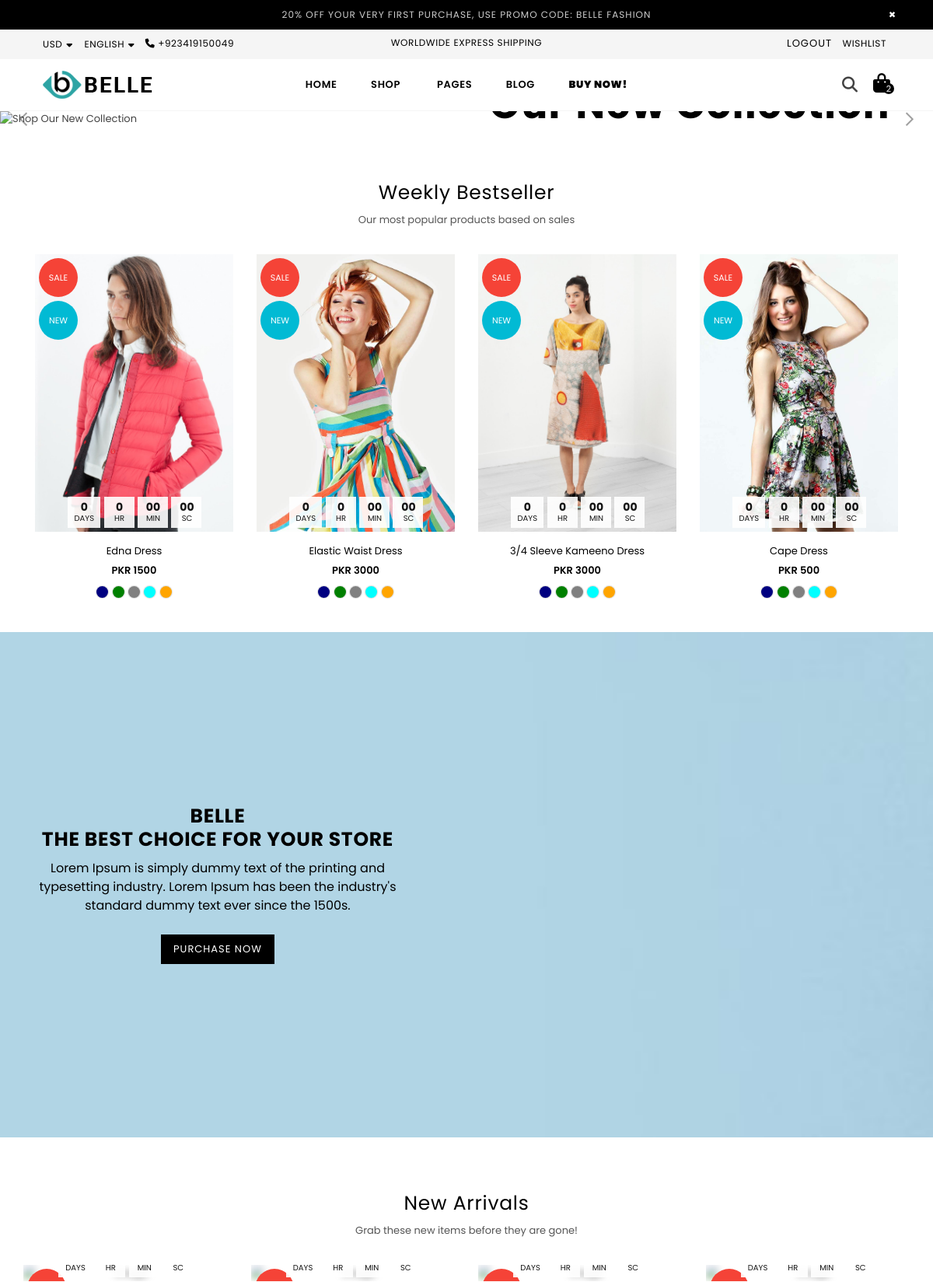
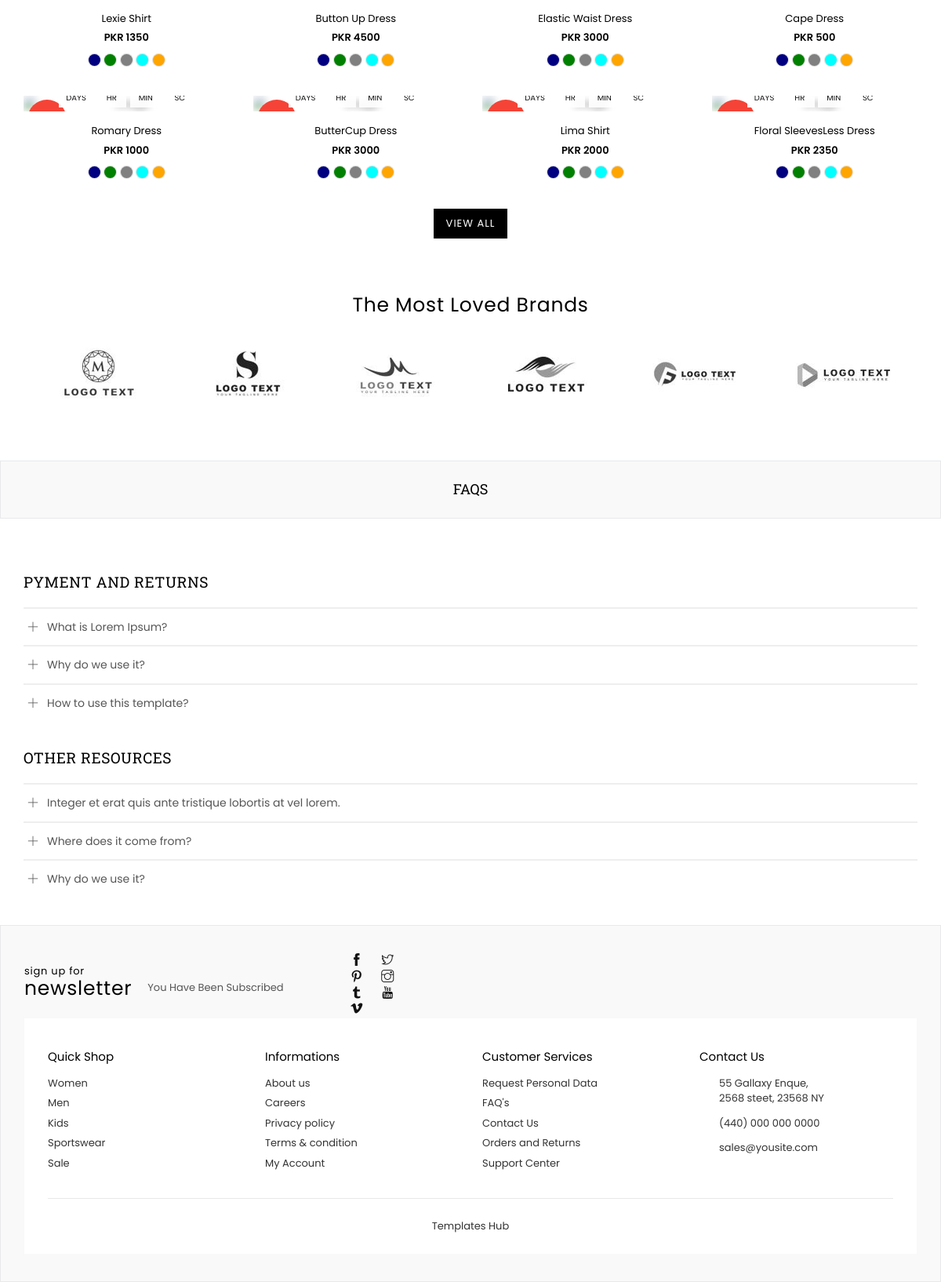
The app's page / (signed in) with its own data (2 pictures, top to bottom).
### app/models.py (models this page shows, shortened)
class Products(models.Model):
    name=models.CharField(max_length=100)
    description=models.TextField()
    slug=models.SlugField(max_length=50,unique=True,blank=True)
    in_stock=models.BooleanField()
    stock_quantity=models.IntegerField()
    last_update=models.DateTimeField(auto_now=True)
    sku=models.CharField(max_length=50)
    view_count=models.IntegerField(null=True,blank=True)
    price=models.IntegerField()
    striked_price=models.IntegerField(blank=True,null=True,default=0)
    product_type=models.CharField(max_length=20)
    labels=models.ManyToManyField(Labels,max_length=20)
    wishlist=models.ManyToManyField(User,related_name='wishlist',blank=True)
    collections=models.CharField(max_length=50)
    main_image= models.ImageField(upload_to='products/')  # Shown by default
    hover_image= models.ImageField(upload_to='products/')  # Shown on hover
    tag=models.ManyToManyField('Tag',related_name='products',blank=True)
    sizes = models.ManyToManyField(Size, related_name='products', blank=True)
    color = models.ManyToManyField(Color, related_name='productscolor', blank=True)
    brand=models.ForeignKey(Brand, on_delete=models.CASCADE,related_name='brand',blank=True)
    class Meta:
        verbose_name = "Product"  # Correct singular form
        verbose_name_plural = "Products"  # Correct plural form

### app/views.py (the view, shortened to what this page needs)
# urls.py: path("",views.Homepage,name="home"),
def Homepage(request):
    products = Products.objects.all()
    new_arrivals=Products.objects.all().order_by("-last_update")[0:8]
    sub_form=SubscribeForm()
    success = None
    success_msg=""
    context = {"product": products,"new_arrivals":new_arrivals,"sub_form":sub_form,"success":success,"success_msg":success_msg}
    return render(request, "app/home.html", context ,)

### app/context_processors.py (called while the page is built)
def minicart_data(request):
    cart_items = []
    cart_total = 0.0
    total_item=0
    if request.user.is_authenticated:  # Ensure the user is logged in
        user_cart = CartItem.objects.filter(user=request.user)  # Adjust based on your cart model
        total_item=CartItem.objects.filter(user=request.user).count()
        cart_items = user_cart
        cart_total = sum(item.product.price * item.quantity for item in user_cart)
    return {
        'cart_items': cart_items,
        'cart_total': cart_total,
        "total_item":total_item
    }

### app/templates/app/home.html (shortened to what this page needs)
{% extends "base.html" %} {% load static %} {% block title %}BELLE | HOME {% endblock title %} {% block content %}
<div id="page-content">
  <div class="slideshow slideshow-wrapper pb-section">
    <div class="home-slideshow">
      <div class="slide">
        <div class="blur-up lazyload">
          <img
            class="blur-up lazyload"
            data-src="{% static 'app/images/slideshow-banners/home2-default-banner1.jpg' %} "
            src="{% static 'app/images/slideshow-banners/home2-default-banner1.jpg' %} "
            alt="Shop Our New Collection"
            title="Shop Our New Collection"
          />
          <div class="slideshow__text-wrap slideshow__overlay classic middle">
            <div class="slideshow__text-content middle">
              <div class="container">
                <div class="wrap-caption right">
                  <h2 class="h1 mega-title slideshow__title">
                    Our New Collection
                  </h2>
                </div>
              </div>
            </div>
          </div>
        </div>
      </div>
    </div>
  </div>
  <div class="section">
    <div class="container">
      <div class="row">
        <div class="col-12 col-sm-12 col-md-12 col-lg-12">
          <div class="section-header text-center">
            <h2 class="h2">Weekly Bestseller</h2>
            <p>Our most popular products based on sales</p>
          </div>
          <div class="productSlider grid-products">
            {% for item in product %}
            <div class="col-12 item">
              <div class="product-image">
                <a href="{% url "product" item.slug %}" class="grid-view-item__link">
                  <img
                    class="primary blur-up lazyload"
                    data-src="{{item.main_image.url}}"
                    src="{{item.main_image.url}}"
                    alt="image"
                    title="product"
                  />
                  <div class="product-labels rounded">
                    <span class="lbl on-sale">Sale</span>
                    <span class="lbl pr-label1">new</span>
                  </div>
                </a>
                <div class="saleTime desktop" data-countdown="2022/03/01"></div>
              </div>
              <div class="product-details text-center">
                <div class="product-name">
                  <a href="product-layout-1.html">{{item.name}}</a>
                </div>
                <div class="product-price">
                  <span class="price">PKR {{item.price}}</span>
                </div>
                <ul class="swatches">
                  <li
                    class="swatch small rounded navy"
                    rel="{% static 'app/images/product-images/product-image-stw1.jpg' %} "
                  ></li>
                  <li
                    class="swatch small rounded green"
                    rel="{% static 'app/images/product-images/product-image-stw1-1.jpg' %} "
                  ></li>
                  <li
                    class="swatch small rounded gray"
                    rel="{% static 'app/images/product-images/product-image-stw1-2.jpg' %} "
                  ></li>
                  <li
                    class="swatch small rounded aqua"
                    rel="{% static 'app/images/product-images/product-image-stw1-3.jpg' %}"
                  ></li>
                  <li
                    class="swatch small rounded orange"
                    rel="{% static 'app/images/product-images/product-image-stw1-4.jpg' %} "
                  ></li>
                </ul>
              </div>
            </div>
            {% endfor %}
          </div>
        </div>
      </div>
    </div>
    <div class="section">
      <div class="hero hero--large hero__overlay bg-size">
        <div class="hero__inner">
          <div class="container">
            <div class="wrap-text left text-small font-bold">
              <h2 class="h2 mega-title">
                Belle <br />
                The best choice for your store
              </h2>
              <div class="rte-setting mega-subtitle">
                Lorem Ipsum is simply dummy text of the printing and typesetting
                industry. Lorem Ipsum has been the industry's standard dummy
                text ever since the 1500s.
              </div>
              <a href="https://wa.me/+923419150049" class="btn">Purchase Now</a>
            </div>
          </div>
        </div>
      </div>
    </div>
    <div class="product-rows section">
      <div class="container">
        <div class="row">
          <div class="col-12 col-sm-12 col-md-12 col-lg-12">
            <div class="section-header text-center">
              <h2 class="h2">New Arrivals</h2>
              <p>Grab these new items before they are gone!</p>
            </div>
          </div>
        </div>
        <div class="grid-products">
          <div class="row">
            {% for item in new_arrivals %}
            <div class="col-6 col-sm-2 col-md-3 col-lg-3 item">
              <div class="product-image">
                <a href="{% url "product" item.slug %}" class="grid-view-item__link">
                  <div class="product-labels rounded">
                    <span class="lbl on-sale">Sale</span>
                  </div>
                </a>
                <div class="saleTime desktop" data-countdown="2022/03/01"></div>
              </div>
              <div class="product-details text-center">
                <div class="product-name">
                  <a href="product-layout-1.html">{{item.name}}</a>
                </div>
                <div class="product-price">
                  <span class="price">PKR {{item.price}}</span>
                </div>
                <ul class="swatches">
                  <li
                    class="swatch small rounded navy"
                    rel="{% static 'app/images/product-images/product-image-stw1.jpg' %} "
                  ></li>
                  <li
                    class="swatch small rounded green"
                    rel="{% static 'app/images/product-images/product-image-stw1-1.jpg' %} "
                  ></li>
                  <li
                    class="swatch small rounded gray"
                    rel="{% static 'app/images/product-images/product-image-stw1-2.jpg' %} "
                  ></li>
                  <li
                    class="swatch small rounded aqua"
                    rel="{% static 'app/images/product-images/product-image-stw1-3.jpg' %} "
                  ></li>
                  <li
                    class="swatch small rounded orange"
                    rel="{% static 'app/images/product-images/product-image-stw1-4.jpg' %} "
                  ></li>
                </ul>
              </div>
            </div>
            {% endfor %}
          </div>
          <div class="row">
            <div class="col-12 col-sm-12 col-md-12 col-lg-12 text-center">
              <a href="{% url "shop" %}" class="btn">View all</a>
            </div>
          </div>
        </div>
      </div>
    </div>
    <div class="section logo-section">
      <div class="container">
        <div class="row">
          <div class="col-12 col-sm-12 col-md-12 col-lg-12">
            <div class="section-header text-center">
              <h2 class="h2">The Most Loved Brands</h2>
            </div>
            <div class="logo-bar">
              <div class="logo-bar__item">
                <img
                  src="{% static 'app/images/logo/brandlogo1.png' %} "
                  alt=""
                  title=""
                />
              </div>
              <div class="logo-bar__item">
                <img
                  src="{% static 'app/images/logo/brandlogo2.png' %} "
                  alt=""
                  title=""
                />
              </div>
              <div class="logo-bar__item">
                <img
                  src="{% static 'app/images/logo/brandlogo3.png' %} "
                  alt=""
                  title=""
                />
              </div>
              <div class="logo-bar__item">
                <img
                  src="{% static 'app/images/logo/brandlogo4.png' %} "
                  alt=""
                  title=""
                />
              </div>
              <div class="logo-bar__item">
                <img
                  src="{% static 'app/images/logo/brandlogo5.png' %} "
                  alt=""
                  title=""
                />
              </div>
              <div class="logo-bar__item">
                <img
                  src="{% static 'app/images/logo/brandlogo6.png' %} "
                  alt=""
                  title=""
                />
              </div>
            </div>
          </div>
        </div>
      </div>
    </div>
  </div>
  {% endblock content %}

### app/static/app/responsive.css (style rules this page uses)
@media only screen and (max-width: 1450px) { .slideshow .slideshow__title { font-size:55px; } }
@media only screen and (max-width: 1450px) { .home2-default .slideshow .slideshow__title { font-size:50px; } }

### records on screen
Products: main_image (picture), name "Edna Dress", price "1500"
Products: main_image (picture), name "Elastic Waist Dress", price "3000"
Products: main_image (picture), name "3/4 Sleeve Kameeno Dress", price "3000"
Products: main_image (picture), name "Cape Dress", price "500"
Products: name "Lexie Shirt", price "1350"
Products: name "Button Up Dress", price "4500"
Products: name "Romary Dress", price "1000"
Products: name "ButterCup Dress", price "3000"
Products: name "Lima Shirt", price "2000"
Products: name "Floral SleevesLess Dress", price "2350"

### other values on screen
{{ total_item }} "2"
